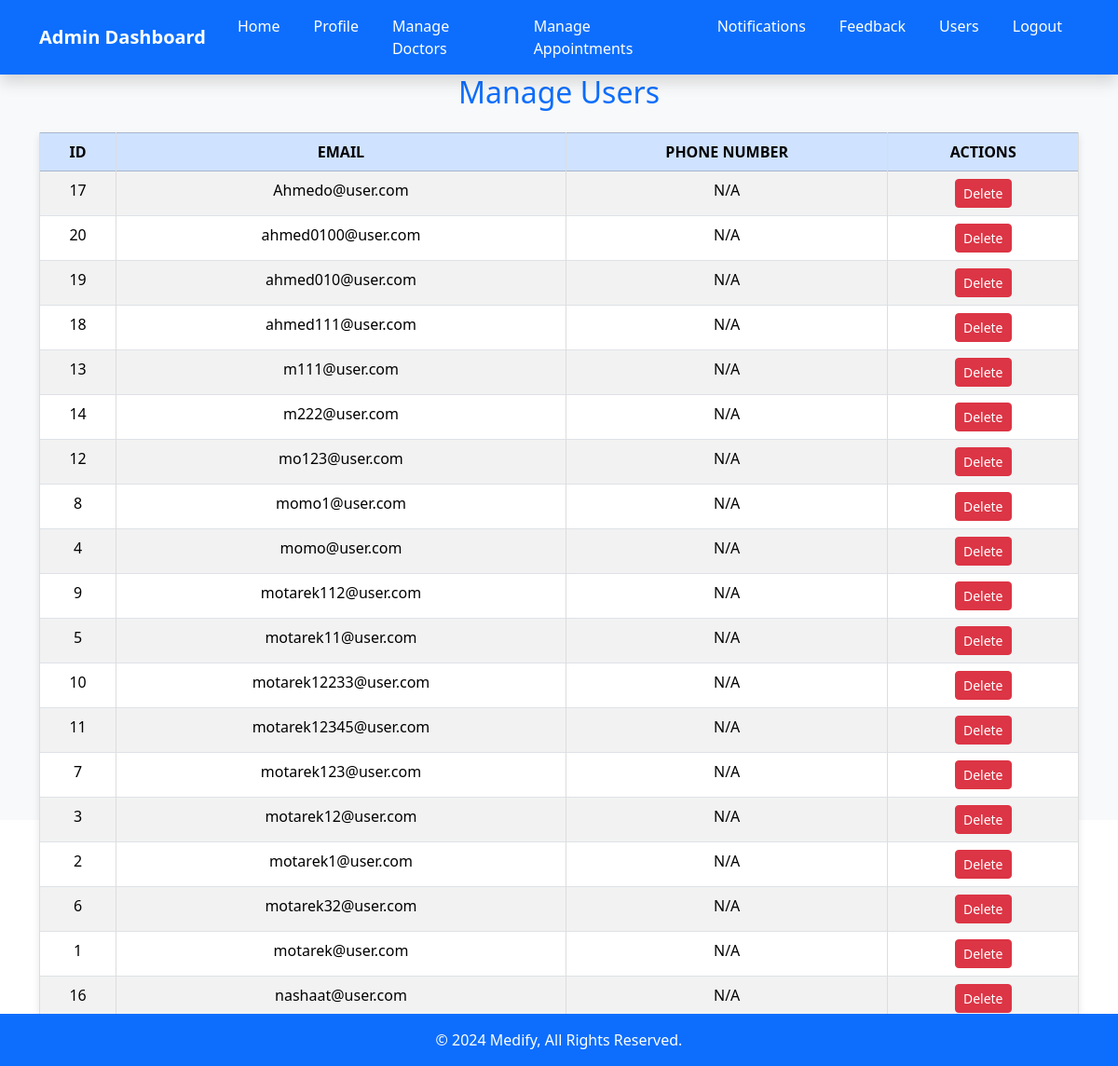
Before: /manage_users (signed in) with the older database file.
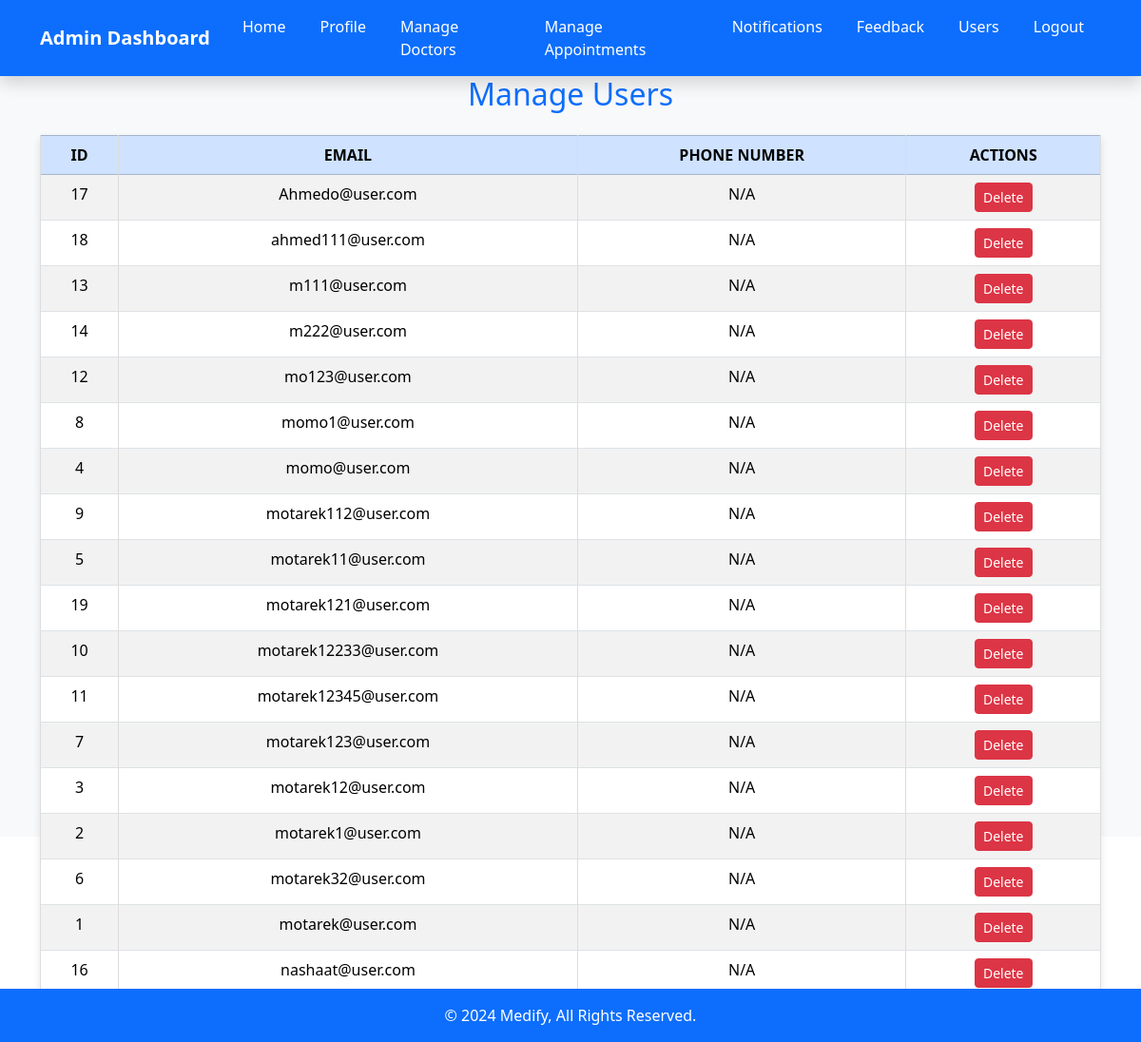
After: the same page with the newer database file.
### tables this page shows
CREATE TABLE users (
            id INTEGER PRIMARY KEY AUTOINCREMENT,
            email TEXT NOT NULL UNIQUE,
            password TEXT NOT NULL
        );

### app.py (the view)
@app.route('/manage_users')
def manage_users():
    if 'user_type' in session and session['user_type'] == 'admin':
        with sqlite3.connect("users.db") as conn:
            cursor = conn.cursor()
            cursor.execute("""
                SELECT u.id, u.email, pn.phone_number
                FROM users u
                LEFT JOIN phone_numbers pn ON u.email = pn.email
            """)
            users = cursor.fetchall()
        return render_template('manage_users.html', users=users)
    return redirect(url_for('login'))

### templates/manage_users.html (shortened to what this page needs)
<!DOCTYPE html>
<html lang="en">
<head>
    <link rel="stylesheet" href="{{ url_for('static', filename='css/manage_users.css') }}">
    <link href="https://cdn.jsdelivr.net/npm/bootstrap@5.3.2/dist/css/bootstrap.min.css" rel="stylesheet">
</head>
<body>
    <nav class="navbar navbar-expand-lg navbar-dark bg-primary shadow">
        <div class="container">
            <a class="navbar-brand fw-bold" href="{{ url_for('index_admin') }}">Admin Dashboard</a>
            <div class="collapse navbar-collapse" id="navbarNav">
                <ul class="navbar-nav ms-auto">
                    <li class="nav-item"><a class="nav-link" href="{{ url_for('index_admin') }}">Home</a></li>
                    <li class="nav-item"><a class="nav-link" href="{{ url_for('profile') }}">Profile</a></li>
                    <li class="nav-item"><a class="nav-link" href="{{ url_for('manage_doctors') }}">Manage Doctors</a></li>
                    <li class="nav-item"><a class="nav-link" href="{{ url_for('manage_appointments') }}">Manage Appointments</a></li>
                    <li class="nav-item"><a class="nav-link" href="{{ url_for('notifications') }}">Notifications</a></li>
                    <li class="nav-item"><a class="nav-link" href="{{ url_for('feedback') }}">Feedback</a></li>
                    <li class="nav-item"><a class="nav-link" href="{{ url_for('manage_users') }}">Users</a></li>
                    <li class="nav-item"><a class="nav-link" href="/logout">Logout</a></li>
                </ul>
            </div>
        </div>
    </nav>
    <section class="vh-100 bg-light">
        <div class="container">
            <h2 class="text-primary mb-4 text-center">Manage Users</h2>
            <table class="table table-bordered table-striped">
                <thead class="table-primary">
                    <tr>
                        <th>ID</th>
                        <th>Email</th>
                        <th>Phone Number</th>
                        <th>Actions</th>
                    </tr>
                </thead>
                <tbody id="usersTable">
                    {% for user in users %}
                    <tr>
                        <td>{{ user[0] }}</td>
                        <td>{{ user[1] }}</td>
                        <td>{{ user[2] if user[2] else 'N/A' }}</td>
                        <td>
                            <form action="{{ url_for('delete_user') }}" method="POST" style="display:inline;">
                                <button type="submit" class="btn btn-sm btn-danger">Delete</button>
                            </form>
                        </td>
                    </tr>
                    {% endfor %}
                </tbody>
            </table>
        </div>
    </section>
    <footer class="bg-primary text-white text-center py-3">
        &copy; 2024 Medify, All Rights Reserved.
    </footer>
</body>
</html>

### static/css/manage_users.css (style rules this page uses)
body { font-family: Arial, sans-serif; background-color: #f8f9fa; color: #212529; }
.navbar { background-color: #007bff; box-shadow: 0 4px 6px rgba(0, 0, 0, 0.1); }
.navbar-brand { font-size: 1.5rem; font-weight: bold; color: white; }
.navbar-nav .nav-link { color: #ffffff; font-size: 1rem; margin: 0 10px; transition: color 0.3s ease; }
table { width: 100%; margin-top: 20px; border-collapse: collapse; text-align: center; background: #ffffff; box-shadow: 0 4px 8px rgba(0, 0, 0, 0.1); }
.table-primary { background-color: #007bff; color: white; }
table th, table td { padding: 10px; border: 1px solid #ddd; font-size: 1rem; }
table th { text-transform: uppercase; font-weight: bold; }
button { font-size: 0.9rem; padding: 5px 10px; border: none; border-radius: 5px; cursor: pointer; }
footer { background-color: #007bff; color: white; text-align: center; padding: 15px 0; position: fixed; bottom: 0; width: 100%; }

Changed rows visible on the page:
removed users: id "20", email "ahmed0100@user.com", user "N/A"
changed users id 19: email "ahmed010@user.com" → "motarek121@user.com"; moves down the list
